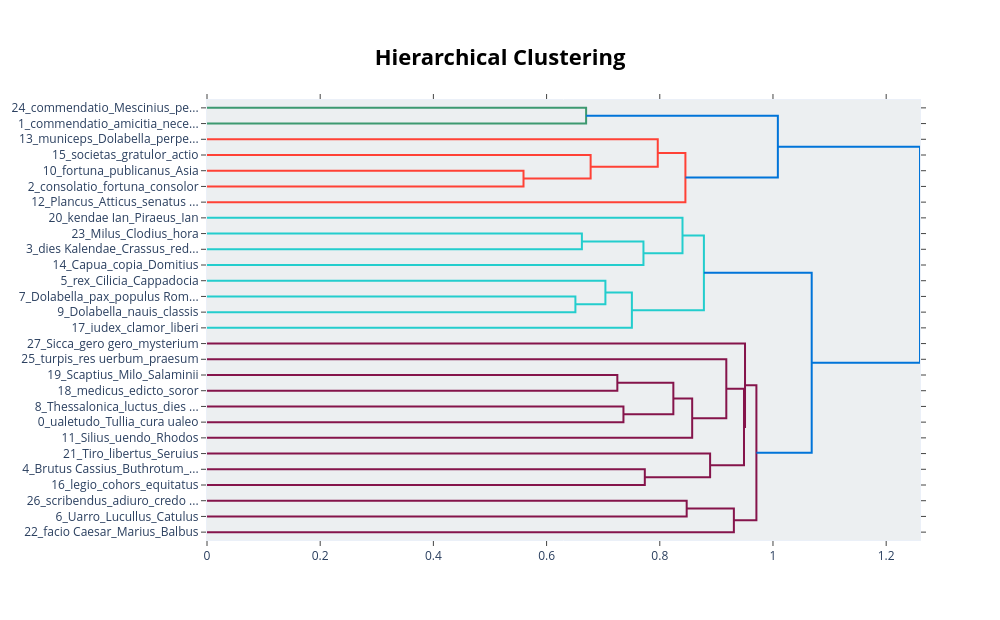

Write notebook code for a chart like this one.
### Code cell
fig_hierarchy = topic_model.visualize_hierarchy()
fig_hierarchy

### Figure 1 — Plotly figure (JSON) as saved in the notebook; plotly's stock layout.template omitted (floating-point values rounded to 4 significant figures)
{"data": [{"hoverinfo": "text", "marker": {"color": "rgb(61,153,112)"}, "mode": "lines", "type": "scatter", "x": [0.0, 0.6698, 0.6698, 0.0], "xaxis": "x", "y": [-5.0, -5.0, -15.0, -15.0], "yaxis": "y"}, {"hoverinfo": "text", "marker": {"color": "rgb(255,65,54)"}, "mode": "lines", "type": "scatter", "x": [0.0, 0.5592, 0.5592, 0.0], "xaxis": "x", "y": [-45.0, -45.0, -55.0, -55.0], "yaxis": "y"}, {"hoverinfo": "text", "marker": {"color": "rgb(255,65,54)"}, "mode": "lines", "type": "scatter", "x": [0.0, 0.6778, 0.6778, 0.5592], "xaxis": "x", "y": [-35.0, -35.0, -50.0, -50.0], "yaxis": "y"}, {"hoverinfo": "text", "marker": {"color": "rgb(255,65,54)"}, "mode": "lines", "type": "scatter", "x": [0.0, 0.7964, 0.7964, 0.6778], "xaxis": "x", "y": [-25.0, -25.0, -42.5, -42.5], "yaxis": "y"}, {"hoverinfo": "text", "marker": {"color": "rgb(255,65,54)"}, "mode": "lines", "type": "scatter", "x": [0.7964, 0.8453, 0.8453, 0.0], "xaxis": "x", "y": [-33.75, -33.75, -65.0, -65.0], "yaxis": "y"}, {"hoverinfo": "text", "marker": {"color": "rgb(0,116,217)"}, "mode": "lines", "type": "scatter", "x": [0.6698, 1.009, 1.009, 0.8453], "xaxis": "x", "y": [-10.0, -10.0, -49.38, -49.38], "yaxis": "y"}, {"hoverinfo": "text", "marker": {"color": "rgb(35,205,205)"}, "mode": "lines", "type": "scatter", "x": [0.0, 0.6624, 0.6624, 0.0], "xaxis": "x", "y": [-85.0, -85.0, -95.0, -95.0], "yaxis": "y"}, {"hoverinfo": "text", "marker": {"color": "rgb(35,205,205)"}, "mode": "lines", "type": "scatter", "x": [0.6624, 0.7711, 0.7711, 0.0], "xaxis": "x", "y": [-90.0, -90.0, -105.0, -105.0], "yaxis": "y"}, {"hoverinfo": "text", "marker": {"color": "rgb(35,205,205)"}, "mode": "lines", "type": "scatter", "x": [0.0, 0.8401, 0.8401, 0.7711], "xaxis": "x", "y": [-75.0, -75.0, -97.5, -97.5], "yaxis": "y"}, {"hoverinfo": "text", "marker": {"color": "rgb(35,205,205)"}, "mode": "lines", "type": "scatter", "x": [0.0, 0.6509, 0.6509, 0.0], "xaxis": "x", "y": [-125.0, -125.0, -135.0, -135.0], "yaxis": "y"}, {"hoverinfo": "text", "marker": {"color": "rgb(35,205,205)"}, "mode": "lines", "type": "scatter", "x": [0.0, 0.7039, 0.7039, 0.6509], "xaxis": "x", "y": [-115.0, -115.0, -130.0, -130.0], "yaxis": "y"}, {"hoverinfo": "text", "marker": {"color": "rgb(35,205,205)"}, "mode": "lines", "type": "scatter", "x": [0.7039, 0.7507, 0.7507, 0.0], "xaxis": "x", "y": [-122.5, -122.5, -145.0, -145.0], "yaxis": "y"}, {"hoverinfo": "text", "marker": {"color": "rgb(35,205,205)"}, "mode": "lines", "type": "scatter", "x": [0.8401, 0.8779, 0.8779, 0.7507], "xaxis": "x", "y": [-86.25, -86.25, -133.8, -133.8], "yaxis": "y"}, {"hoverinfo": "text", "marker": {"color": "rgb(133,20,75)"}, "mode": "lines", "type": "scatter", "x": [0.0, 0.725, 0.725, 0.0], "xaxis": "x", "y": [-175.0, -175.0, -185.0, -185.0], "yaxis": "y"}, {"hoverinfo": "text", "marker": {"color": "rgb(133,20,75)"}, "mode": "lines", "type": "scatter", "x": [0.0, 0.7358, 0.7358, 0.0], "xaxis": "x", "y": [-195.0, -195.0, -205.0, -205.0], "yaxis": "y"}, {"hoverinfo": "text", "marker": {"color": "rgb(133,20,75)"}, "mode": "lines", "type": "scatter", "x": [0.725, 0.824, 0.824, 0.7358], "xaxis": "x", "y": [-180.0, -180.0, -200.0, -200.0], "yaxis": "y"}, {"hoverinfo": "text", "marker": {"color": "rgb(133,20,75)"}, "mode": "lines", "type": "scatter", "x": [0.824, 0.8572, 0.8572, 0.0], "xaxis": "x", "y": [-190.0, -190.0, -215.0, -215.0], "yaxis": "y"}, {"hoverinfo": "text", "marker": {"color": "rgb(133,20,75)"}, "mode": "lines", "type": "scatter", "x": [0.0, 0.9175, 0.9175, 0.8572], "xaxis": "x", "y": [-165.0, -165.0, -202.5, -202.5], "yaxis": "y"}, {"hoverinfo": "text", "marker": {"color": "rgb(133,20,75)"}, "mode": "lines", "type": "scatter", "x": [0.0, 0.7735, 0.7735, 0.0], "xaxis": "x", "y": [-235.0, -235.0, -245.0, -245.0], "yaxis": "y"}, {"hoverinfo": "text", "marker": {"color": "rgb(133,20,75)"}, "mode": "lines", "type": "scatter", "x": [0.0, 0.8889, 0.8889, 0.7735], "xaxis": "x", "y": [-225.0, -225.0, -240.0, -240.0], "yaxis": "y"}, {"hoverinfo": "text", "marker": {"color": "rgb(133,20,75)"}, "mode": "lines", "type": "scatter", "x": [0.9175, 0.9488, 0.9488, 0.8889], "xaxis": "x", "y": [-183.8, -183.8, -232.5, -232.5], "yaxis": "y"}, {"hoverinfo": "text", "marker": {"color": "rgb(133,20,75)"}, "mode": "lines", "type": "scatter", "x": [0.0, 0.9506, 0.9506, 0.9488], "xaxis": "x", "y": [-155.0, -155.0, -208.1, -208.1], "yaxis": "y"}, {"hoverinfo": "text", "marker": {"color": "rgb(133,20,75)"}, "mode": "lines", "type": "scatter", "x": [0.0, 0.8475, 0.8475, 0.0], "xaxis": "x", "y": [-255.0, -255.0, -265.0, -265.0], "yaxis": "y"}, {"hoverinfo": "text", "marker": {"color": "rgb(133,20,75)"}, "mode": "lines", "type": "scatter", "x": [0.8475, 0.9309, 0.9309, 0.0], "xaxis": "x", "y": [-260.0, -260.0, -275.0, -275.0], "yaxis": "y"}, {"hoverinfo": "text", "marker": {"color": "rgb(133,20,75)"}, "mode": "lines", "type": "scatter", "x": [0.9506, 0.9707, 0.9707, 0.9309], "xaxis": "x", "y": [-181.6, -181.6, -267.5, -267.5], "yaxis": "y"}, {"hoverinfo": "text", "marker": {"color": "rgb(0,116,217)"}, "mode": "lines", "type": "scatter", "x": [0.8779, 1.068, 1.068, 0.9707], "xaxis": "x", "y": [-110.0, -110.0, -224.5, -224.5], "yaxis": "y"}, {"hoverinfo": "text", "marker": {"color": "rgb(0,116,217)"}, "mode": "lines", "type": "scatter", "x": [1.009, 1.26, 1.26, 1.068], "xaxis": "x", "y": [-29.69, -29.69, -167.3, -167.3], "yaxis": "y"}], "layout": {"autosize": false, "height": 620, "hoverlabel": {"bgcolor": "white", "font": {"family": "Rockwell", "size": 16}}, "hovermode": "closest", "plot_bgcolor": "#ECEFF1", "showlegend": false, "title": {"font": {"color": "Black", "size": 22}, "text": "<b>Hierarchical Clustering</b>", "x": 0.5, "xanchor": "center", "yanchor": "top"}, "width": 1000, "xaxis": {"mirror": "allticks", "rangemode": "tozero", "showgrid": false, "showline": true, "showticklabels": true, "ticks": "outside", "type": "linear", "zeroline": false}, "yaxis": {"mirror": "allticks", "range": [-280, 0], "rangemode": "tozero", "showgrid": false, "showline": true, "showticklabels": true, "tickmode": "array", "ticks": "outside", "ticktext": ["24_commendatio_Mescinius_pe...", "1_commendatio_amicitia_nece...", "13_municeps_Dolabella_perpe...", "15_societas_gratulor_actio", "10_fortuna_publicanus_Asia", "2_consolatio_fortuna_consolor", "12_Plancus_Atticus_senatus ...", "20_kendae Ian_Piraeus_Ian", "23_Milus_Clodius_hora", "3_dies Kalendae_Crassus_red...", "14_Capua_copia_Domitius", "5_rex_Cilicia_Cappadocia", "7_Dolabella_pax_populus Rom...", "9_Dolabella_nauis_classis", "17_iudex_clamor_liberi", "27_Sicca_gero gero_mysterium", "25_turpis_res uerbum_praesum", "19_Scaptius_Milo_Salaminii", "18_medicus_edicto_soror", "8_Thessalonica_luctus_dies ...", "0_ualetudo_Tullia_cura ualeo", "11_Silius_uendo_Rhodos", "21_Tiro_libertus_Seruius", "4_Brutus Cassius_Buthrotum_...", "16_legio_cohors_equitatus", "26_scribendus_adiuro_credo ...", "6_Uarro_Lucullus_Catulus", "22_facio Caesar_Marius_Balbus"], "tickvals": [-5, -15, -25, -35, -45, -55, -65, -75, -85, -95, -105, -115, -125, -135, -145, -155, -165, -175, -185, -195, -205, -215, -225, -235, -245, -255, -265, -275], "type": "linear", "zeroline": false}}}
